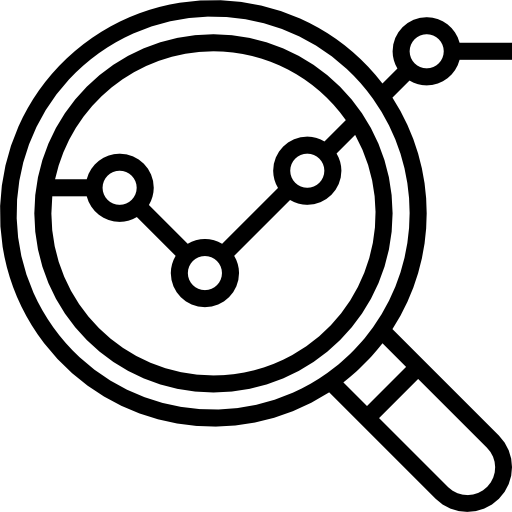
#> input picture dependency analysis/img/analysis.png, 512 x 512 px
$ python -i invert_color.py   (imports and definitions only)
#> lines starting #> are read from the running program, lines starting #| are printed output that depends on the picture; after the words box and inside, x2 and y2 are one past the last pixel; in counts of white or black regions, pixels touching at a corner belong together
from PIL import Image
import PIL.ImageOps
import glob

def convert(filename):
#> called with filename = 'analysis.png'
    image = Image.open(filename)
#> image is the input picture: PIL image 512x512 RGBA; mean R, G, B, A 189.5, 189.5, 189.5, 61.5
    filename_no_ext=filename.split(".")[0]
    new_file_name="new_"+filename_no_ext+".png"
    if image.mode == 'RGBA':
        r,g,b,a = image.split()
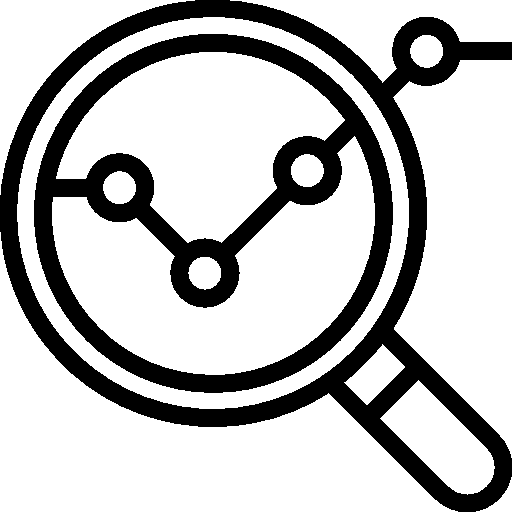
#> r: PIL image 512x512 L; 74.3% white; 2 black regions, box (x1, y1, x2, y2) and area: (0, 0, 512, 512) 35804, (34, 34, 393, 393) 31579
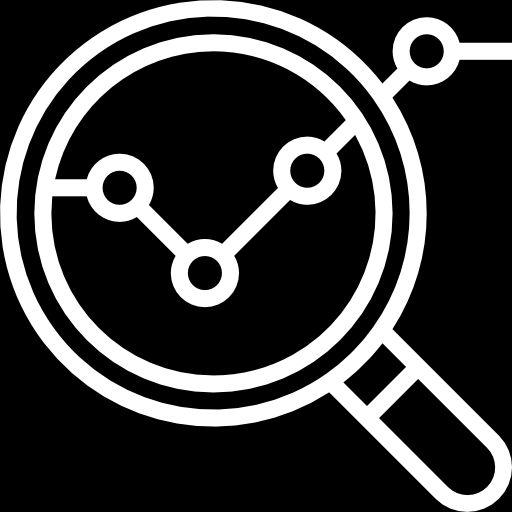
#> a: PIL image 512x512 L; min 0, max 255, mean 61.5
        rgb_image = Image.merge('RGB', (r,g,b))

        inverted_image = PIL.ImageOps.invert(rgb_image)

        r2,g2,b2 = inverted_image.split()

        final_transparent_image = Image.merge('RGBA', (r2,g2,b2,a))

        final_transparent_image.save(new_file_name)

    else:
        inverted_image = PIL.ImageOps.invert(image)
        inverted_image.save(new_file_name)


file_names=glob.glob('*.png')
'''
print(file_names)
for file in file_names:
    convert(file)
'''
# [1 line not run here, left out]

>>> result = convert('analysis.png')
